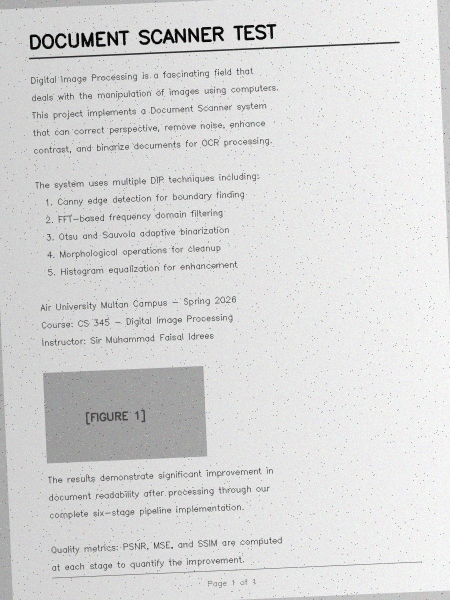
#> input picture Original.png, 900 x 1200 px (shown at 1/2 size)
$ python -i layout_analyzer.py   (imports and definitions only)   (older library calls are emulated)
#> lines starting #> are read from the running program, lines starting #| are printed output that depends on the picture
### utils/morph_utils.py
"""
Morphological Operations Utility Functions
--------------------------------------------
Provides erosion, dilation, opening, and closing operations.

DIP Concepts: Morphological image processing (spatial domain)
"""

import cv2
import numpy as np


# [98 lines left out: functions erode, dilate, opening, closing, not called in this run]


def custom_kernel_dilate(image, kernel_shape):
    """
    Apply dilation with a custom-shaped kernel.

    Useful for text line detection where horizontal or vertical kernels
    are needed to connect characters into text blocks.

    Parameters
    ----------
    image : np.ndarray
        Input binary image.
    kernel_shape : tuple
        (width, height) of the rectangular kernel.

    Returns
    -------
    dilated : np.ndarray
        Dilated image with custom kernel.
    """
    kernel = cv2.getStructuringElement(cv2.MORPH_RECT, kernel_shape)
    dilated = cv2.dilate(image, kernel, iterations=1)
    return dilated

### modules/layout_analyzer.py
"""
LayoutAnalyzer - Text vs Image Region Separation
---------------------------------------------------
Analyzes document layout to identify and classify text blocks,
image regions, and whitespace using morphological operations
and connected component analysis.

DIP Concepts: Sobel edge detection, morphological dilation, connected components
"""

import cv2
import numpy as np
from utils.morph_utils import custom_kernel_dilate


class LayoutAnalyzer:
    """
    Analyzes document layout to separate text from image regions.

    Algorithm:
    1. Sobel edge detection for structure analysis
    2. Morphological dilation to connect text characters into blocks
    3. Connected component labeling to find regions
    4. Classification by aspect ratio, density, and size
    """

    # Color coding for region types (BGR format)
    COLORS = {
        'text': (0, 200, 0),        # Green
        'image': (200, 100, 0),     # Blue
        'other': (0, 0, 200),       # Red
    }

    def __init__(self, h_kernel=(25, 1), v_kernel=(1, 10),
                 min_area=500, text_ar_threshold=1.5, img_min_area=5000):
        self.h_kernel = h_kernel
        self.v_kernel = v_kernel
        self.min_area = min_area
        self.text_ar_threshold = text_ar_threshold
        self.img_min_area = img_min_area

    # [8 lines left out: function detect_edges_sobel, not called in this run]

    def find_text_blocks(self, binary_image):
        """
        Find text block regions using morphological dilation + connected components.

        Steps:
        1. Invert binary image (text becomes white)
        2. Dilate with horizontal kernel to connect characters in a line
        3. Dilate with vertical kernel to connect lines in a paragraph
        4. Find contours as text block candidates
        """
        # Ensure text is white on black
        if np.mean(binary_image) > 127:
            inverted = cv2.bitwise_not(binary_image)
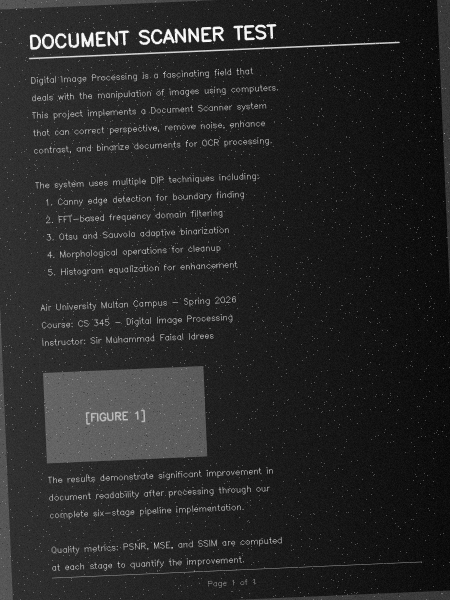
#> inverted: shape (1200, 900) (shown at 1/2 size); min 0, max 255, mean 39.6
        else:
            inverted = binary_image.copy()

        # Horizontal dilation to connect characters
        dilated = custom_kernel_dilate(inverted, self.h_kernel)
#> in custom_kernel_dilate, `dilated = cv2.dilate(image, kernel, iterations=1)`:
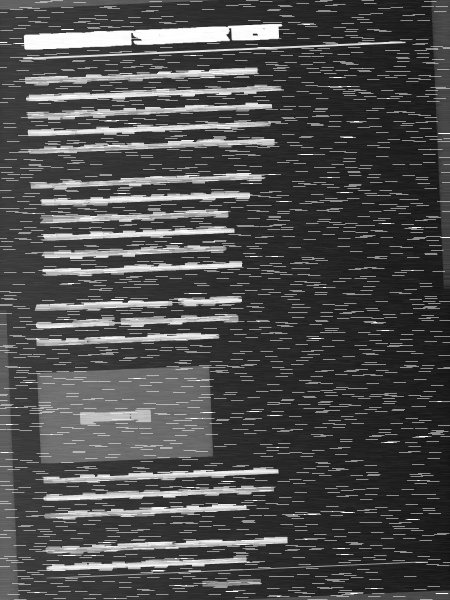
#> dilated: shape (1200, 900) (shown at 1/2 size); min 14, max 255, mean 76.8
        # Vertical dilation to connect lines
        dilated = custom_kernel_dilate(dilated, self.v_kernel)
#> call 2 of custom_kernel_dilate, with kernel_shape = (1, 10)
#> in custom_kernel_dilate (call 2), `dilated = cv2.dilate(image, kernel, iterations=1)`:
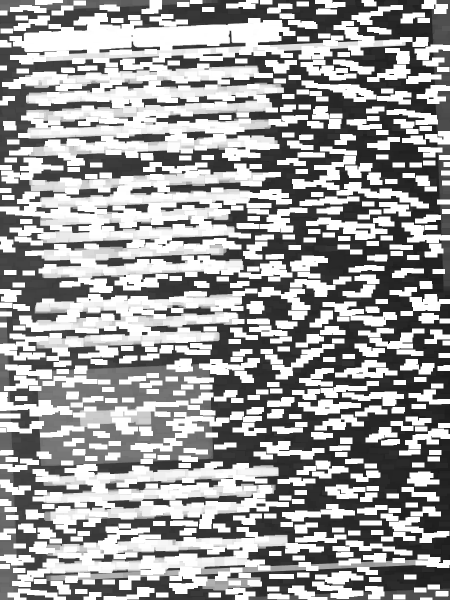
#> dilated: shape (1200, 900) (shown at 1/2 size); min 25, max 255, mean 158.2

        # Find connected components
        contours, _ = cv2.findContours(dilated, cv2.RETR_EXTERNAL,
                                       cv2.CHAIN_APPROX_SIMPLE)
#> contours = [[[0, 0], [0, 1199], [899, 1199], [899, 0]]]

        regions = []
        for contour in contours:
            x, y, w, h = cv2.boundingRect(contour)
            area = w * h
            if area < self.min_area:
                continue

            aspect_ratio = w / max(h, 1)
            density = cv2.countNonZero(inverted[y:y+h, x:x+w]) / max(area, 1)

            regions.append({
                'bbox': (x, y, w, h),
                'area': area,
                'aspect_ratio': aspect_ratio,
                'density': density,
                'contour': contour,
            })
#> this loop made 1 pass
#> (contour, x, y, w, h, area, aspect_ratio, density) on pass 1: ([[0, 0], [0, 1199], [899, 1199], [899, 0]], 0, 0, 900, 1200, 1080000, 0.75, 1)
#> after the loop, regions = 1 item

        return regions

    # [105 lines left out: functions classify_regions, visualize_layout, process, not called in this run]

>>> import cv2
>>> picture = cv2.imread('../Original.png', cv2.IMREAD_GRAYSCALE)
>>> result = LayoutAnalyzer().find_text_blocks(picture)
#> result = 1 item
